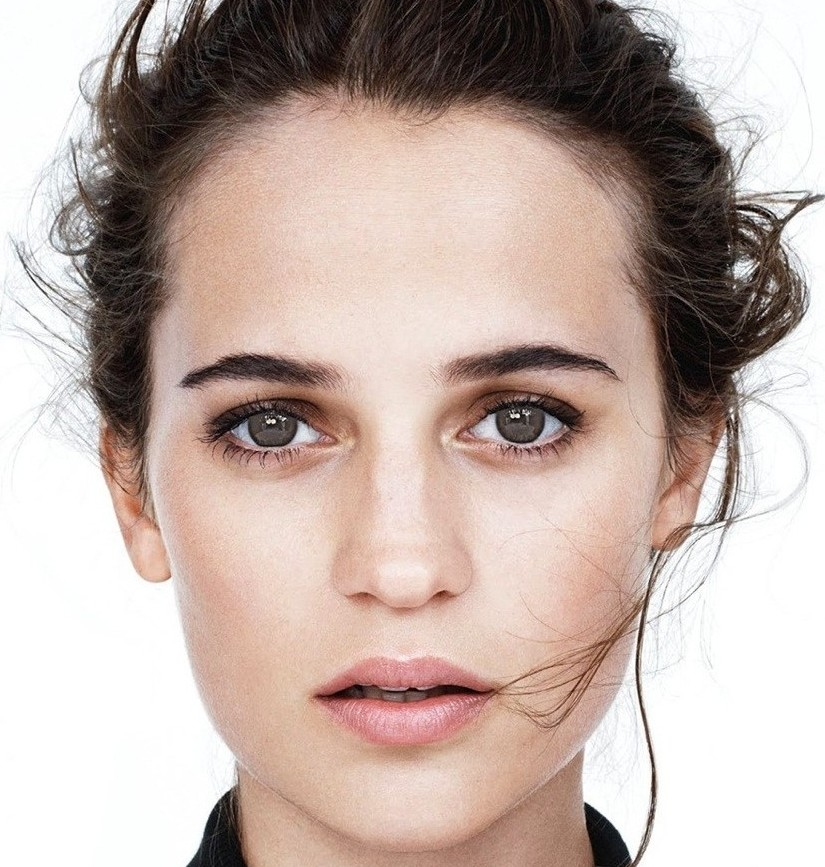
#> input picture D - ML/unsupervised/images/Alicia Vikander/1.jpg, 825 x 867 px
$ jupyter execute --allow-errors __clustering_exercise.ipynb   (shell and % lines are left out)
#> lines starting #> are read from the running program, lines starting #| are printed output that depends on the picture
### D - ML/unsupervised/exercise/unsupervised_utils.py
"""Reusable helpers for the unsupervised-learning exercise."""

from pathlib import Path
from time import perf_counter
from typing import Any

import cv2
import matplotlib.pyplot as plt
from matplotlib.figure import Figure
import numpy as np
from numpy.typing import NDArray
import pandas as pd
from sklearn.cluster import DBSCAN, KMeans
from sklearn.decomposition import PCA
from sklearn.metrics import accuracy_score, adjusted_rand_score
from sklearn.mixture import GaussianMixture


ClusteringCase = tuple[
    NDArray[np.float64],
    NDArray[np.int64],
    dict[str, Any],
]
ClusteringCases = dict[str, ClusteringCase]
ClusteringAssignments = dict[str, dict[str, NDArray[np.int64]]]


def read_gray_image(*, path: str | Path) -> NDArray[np.uint8]:
    """Read one image as an unsigned 8-bit grayscale matrix.

    Args:
        path: Image file path.

    Returns:
        Grayscale image indexed by height and width.

    Raises:
        ValueError: If OpenCV cannot read the image.
    """
    color_image = cv2.imread(filename=str(path), flags=cv2.IMREAD_COLOR)
    if color_image is None:
        raise ValueError(f"OpenCV could not read {path}")
    return cv2.cvtColor(src=color_image, code=cv2.COLOR_BGR2GRAY)


def create_clustering_failure_cases(*, random_seed: int) -> ClusteringCases:
    """Create one deterministic failure case for each clustering method.

    Args:
        random_seed: Seed used for data generation and model initialization.

    Returns:
        Named feature matrices, true labels, and estimators.
    """
    random_generator = np.random.default_rng(seed=random_seed)

    large_cluster = random_generator.normal(
        loc=(0.0, 0.0),
        scale=0.8,
        size=(1_200, 2),
    )
    small_cluster = random_generator.normal(
        loc=(3.5, 0.0),
        scale=0.12,
        size=(60, 2),
    )
    kmeans_features = np.vstack(tup=(large_cluster, small_cluster))
    kmeans_labels = np.hstack(
        tup=(
            np.zeros(shape=len(large_cluster), dtype=np.int64),
            np.ones(shape=len(small_cluster), dtype=np.int64),
        )
    )

    dense_cluster = random_generator.normal(
        loc=(-2.0, 0.0),
        scale=0.12,
        size=(500, 2),
    )
    diffuse_cluster = random_generator.normal(
        loc=(2.0, 0.0),
        scale=0.65,
        size=(500, 2),
    )
    dbscan_features = np.vstack(tup=(dense_cluster, diffuse_cluster))
    dbscan_labels = np.hstack(
        tup=(
            np.zeros(shape=len(dense_cluster), dtype=np.int64),
            np.ones(shape=len(diffuse_cluster), dtype=np.int64),
        )
    )

    gmm_centers = np.array(
        object=[[-4.0, -4.0], [-4.0, 4.0], [4.0, -4.0], [4.0, 4.0]],
        dtype=np.float64,
    )
    gmm_features = np.vstack(
        tup=tuple(
            random_generator.normal(
                loc=current_center,
                scale=0.35,
                size=(250, 2),
            )
            for current_center in gmm_centers
        )
    )
    gmm_labels = np.repeat(
        a=np.arange(start=0, stop=4, dtype=np.int64),
        repeats=250,
    )
    identical_precisions = np.repeat(
        a=np.eye(N=2)[None, :, :],
        repeats=4,
        axis=0,
    )

    return {
        "KMeans weakness: imbalanced clusters": (
            kmeans_features,
            kmeans_labels,
            {
                "KMeans": KMeans(
                    n_clusters=2,
                    n_init=10,
                    random_state=random_seed,
                ),
                "DBSCAN": DBSCAN(eps=0.60, min_samples=5, n_jobs=-1),
                "Gaussian mixture": GaussianMixture(
                    n_components=2,
                    n_init=10,
                    random_state=random_seed,
                ),
            },
        ),
        "DBSCAN weakness: unequal densities": (
            dbscan_features,
            dbscan_labels,
            {
                "KMeans": KMeans(
                    n_clusters=2,
                    n_init=10,
                    random_state=random_seed,
                ),
                "DBSCAN": DBSCAN(eps=0.12, min_samples=10, n_jobs=-1),
                "Gaussian mixture": GaussianMixture(
                    n_components=2,
                    n_init=10,
                    random_state=random_seed,
                ),
            },
        ),
        "GMM weakness: poor initialization": (
            gmm_features,
            gmm_labels,
            {
                "KMeans": KMeans(
                    n_clusters=4,
                    n_init=10,
                    random_state=random_seed,
                ),
                "DBSCAN": DBSCAN(eps=0.45, min_samples=10, n_jobs=-1),
                "Gaussian mixture": GaussianMixture(
                    n_components=4,
                    n_init=1,
                    means_init=np.zeros(shape=(4, 2)),
                    weights_init=np.full(shape=4, fill_value=0.25),
                    precisions_init=identical_precisions,
                    random_state=random_seed,
                ),
            },
        ),
    }


# [340 lines left out: functions evaluate_clustering_cases, validate_clustering_results, plot_clustering_assignments, reconstruct_with_pca, fit_class_pca_models, predict_by_reconstruction_error and 2 more, not called in this run]

### D - ML/unsupervised/exercise/__clustering_exercise.ipynb
# Unsupervised Learning - Exercise

```In this exercise you will experience with K-Means, and PCA, and will do some use of them for handling practical problems.```

~```Gilad Royz & Itai Haran```

# Part 1 - Clustering

```In this question you are asked to examine the 3 clustering algorithms: KMeans, DBscan and GaussianMixture.```

```You will have to generate manipulative datasets, and demonstrate the weaknesses of each method. That is, for each one of the clustering methods, generate a dataset such that one of the methods will fail, and the others will not.
Deal with the model's hyper parameters, and conclude for yourself how sensitive they are.```

```For each dataset draw your results using your favorite visualization tool.```

[cell 1]
import matplotlib.pyplot as plt
import numpy as np
from sklearn.cluster import KMeans, DBSCAN
from sklearn.mixture import GaussianMixture

### your code here

[cell 2]
from unsupervised_init import (
    LOGGER,
    OUTPUT_DIRECTORY,
    RANDOM_SEED,
)

np.random.seed(seed=RANDOM_SEED)
#> (the rest of this cell did not finish here and is left out)

[cell 3]
from unsupervised_utils import (
    create_clustering_failure_cases,
    evaluate_clustering_cases,
    plot_clustering_assignments,
    validate_clustering_results,
)

#> (the rest of this cell did not finish here and is left out)

**Observed weaknesses.** KMeans is pulled toward the large diffuse group and misses the small group. DBSCAN is highly sensitive to a single neighborhood radius when densities differ. GMM can collapse under a symmetric poor initialization; using multiple k-means++ starts recovers the four clusters (ARI = 1.000).

```Answer the following questions based on what you learned from the previous question:```
- ```Which method is easiest to use?```
- ```Which method is the fastest to use?```

**Answer.** KMeans is the easiest here when the number of roughly compact clusters is known. DBSCAN was fastest on these small 2D examples, but speed depends on sample size, dimension, indexing, and hyperparameters; the timing table is evidence for this run, not a universal ranking.

```We will now use K-Means to quantize image colors:```

```First load the given celebrity image from the image folder (can be found in:```
https://drive.google.com/file/d/1nUk_Q-ahhUrjmUl_sM9ovb84DybuaQCe/view?usp=sharing)

[cell 4]
import cv2

[cell 5]
import os

from unsupervised_init import IMAGE_DIRECTORY

os.chdir(IMAGE_DIRECTORY.parent)

[cell 6]
img = cv2.imread('images/Alicia Vikander/1.jpg')[:,:,::-1]
img_array = np.array(img)

[cell 7]
plt.figure(figsize=(6,6))
plt.imshow(img_array)

```Every pixel in the image is composed of three colors (Red, Green, Blue), and therefore, every pixel is a vector: (r,g,b).```
```Create a list of every color pixel in the image: (array.reshape will work)```

[cell 8]
color_pixels = img_array.reshape((-1, 3)).astype(dtype=np.float32)
LOGGER.info(msg=f"Color matrix shape: {color_pixels.shape}")
#| 2026-11-21 08:37:19,521 | INFO | unsupervised_exercise | Color matrix shape: (715275, 3)

```Train a K-Means model with k=10 on the list of colors:```

[cell 9]
from sklearn.cluster import KMeans

[cell 10]
color_kmeans = KMeans(
    n_clusters=10,
    n_init=3,
    max_iter=100,
    random_state=RANDOM_SEED,
)
color_cluster_labels = color_kmeans.fit_predict(X=color_pixels)
LOGGER.info(msg=f"Color-quantization inertia: {color_kmeans.inertia_:.0f}")

```Now replace every color vector with the vector of centroid bector of it's cluster.```
```rebuild the image and plot it. How is it compared to the original?```

[cell 11]
quantized_pixels = color_kmeans.cluster_centers_[color_cluster_labels]
quantized_image = np.clip(
    a=quantized_pixels.reshape(img_array.shape),
    a_min=0,
    a_max=255,
).astype(dtype=np.uint8)
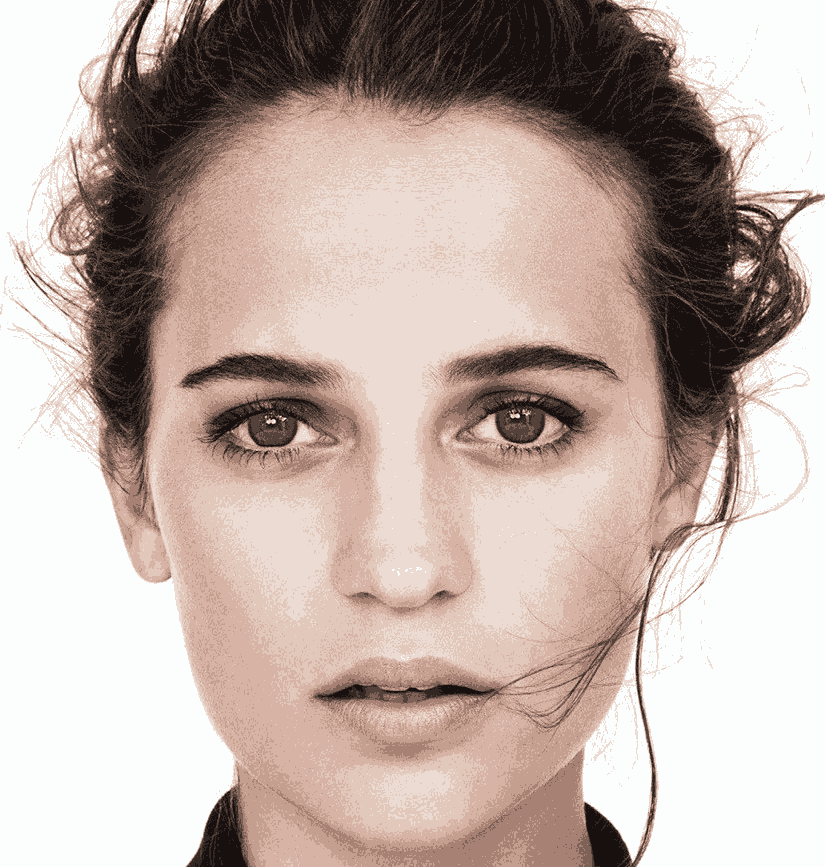
#> quantized_image: shape (867, 825, 3); mean R, G, B 191.9, 174.6, 167.3

figure, axes = plt.subplots(
    nrows=1,
    ncols=2,
    figsize=(12, 6),
    constrained_layout=True,
)
axes[0].imshow(X=img_array)
axes[0].set_title(label="Original")
axes[1].imshow(X=quantized_image)
axes[1].set_title(label="10-color quantization")
for current_axes in axes:
    current_axes.axis("off")
figure.savefig(
    fname=OUTPUT_DIRECTORY / "color_quantization.png",
    dpi=150,
    bbox_inches="tight",
)
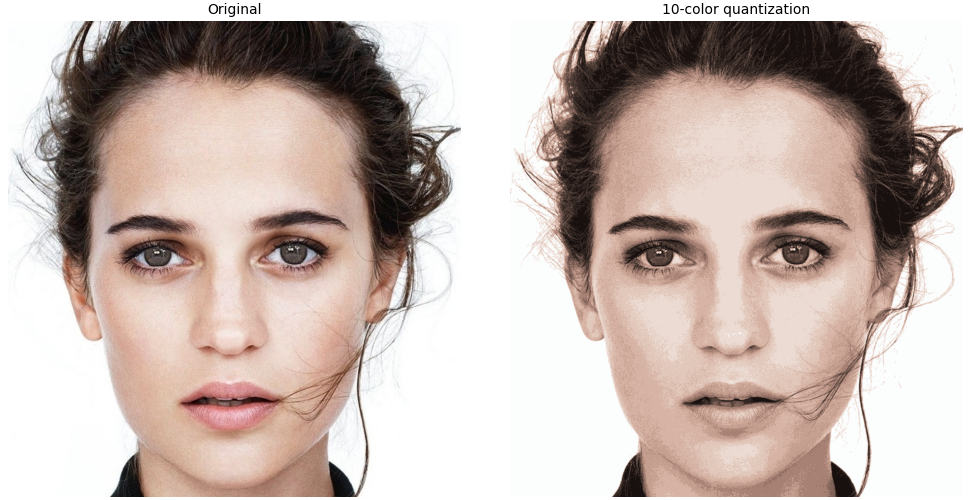
#> figure drawn by matplotlib, 2 panels
plt.show()

**Answer.** Ten centroids preserve the main colors and recognizable structure, but smooth gradients and fine color variation become visible bands.

```Train K-Means model with k=2,...,15, and plot the "within-cluster sum-of-squares criterion"```($R_k$)``` for all the k's.```

```(reduce the n_init if it takes too much time)```

(Explain on $R_k$ can be found in: https://scikit-learn.org/stable/modules/clustering.html#k-means)

```Can we conclude "how many clusters" are there, from the graph?```

[cell 12]
cluster_counts = np.arange(start=2, stop=16)
within_cluster_sums_of_squares = []

for current_cluster_count in cluster_counts:
    current_color_model = KMeans(
        n_clusters=current_cluster_count,
        n_init=1,
        max_iter=100,
        random_state=RANDOM_SEED,
    )
    current_color_model.fit(X=color_pixels)
    within_cluster_sums_of_squares.append(current_color_model.inertia_)
#> after the loop, within_cluster_sums_of_squares = [2.87e+09, 1.14e+09, 664390464, 428315200, 290010368, 230568704, 187136816, 161433552, 142869184, 129974320, 121512312, 109216304, 100736384, 93618216]

figure, axes = plt.subplots(figsize=(8, 5))
axes.plot(
    cluster_counts,
    within_cluster_sums_of_squares,
    marker="o",
)
axes.set(
    xlabel="Number of clusters (k)",
    ylabel="Within-cluster sum of squares",
    title="Color-quantization inertia",
    xticks=cluster_counts,
)
figure.savefig(
    fname=OUTPUT_DIRECTORY / "color_inertia_curve.png",
    dpi=150,
    bbox_inches="tight",
)
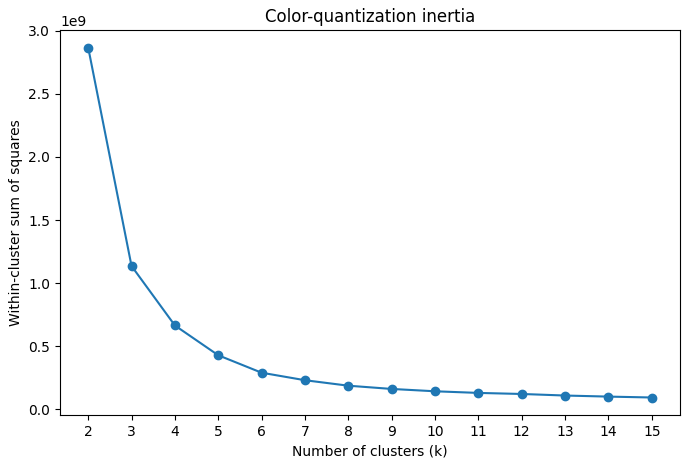
#> figure drawn by matplotlib, 1 panel; curve peaks at x = 2, y = 2.87e+09
plt.show()

**Answer.** Inertia must decrease as (k) grows. The curve can suggest a useful elbow, but an image has a continuous color distribution, so it does not define one objectively correct number of color clusters.

# part 2 - Dimensionality reduction

```The goal of this part is to experience with some basic features of PCA, and have a notion about the capabilities, and uses of this method.```

```We will look on facial images of 3 celebrities, and use PCA to extract facial patterns from images.```
```We then try to use those patterns to build a classifier that can distinguish the 3 celebrities.```

[cell 13]
celebs = ['Alicia Vikander', 'Amy Adams', 'Andy Serkis']
# images folder in: https://drive.google.com/file/d/1nUk_Q-ahhUrjmUl_sM9ovb84DybuaQCe/view?usp=sharing

```First we load the face images:```

[cell 14]
from unsupervised_utils import read_gray_image

[cell 15]
face_image_paths = []
face_imgs = []
labels = []

#> (the rest of this cell did not finish here and is left out)

#> in read_gray_image, color_image is the input picture: shape (867, 825, 3); mean B, G, R 167.7, 174.9, 192.4
#> in read_gray_image, `return cv2.cvtColor(src=color_image, code=cv2.COLOR_BGR2GRAY)`:
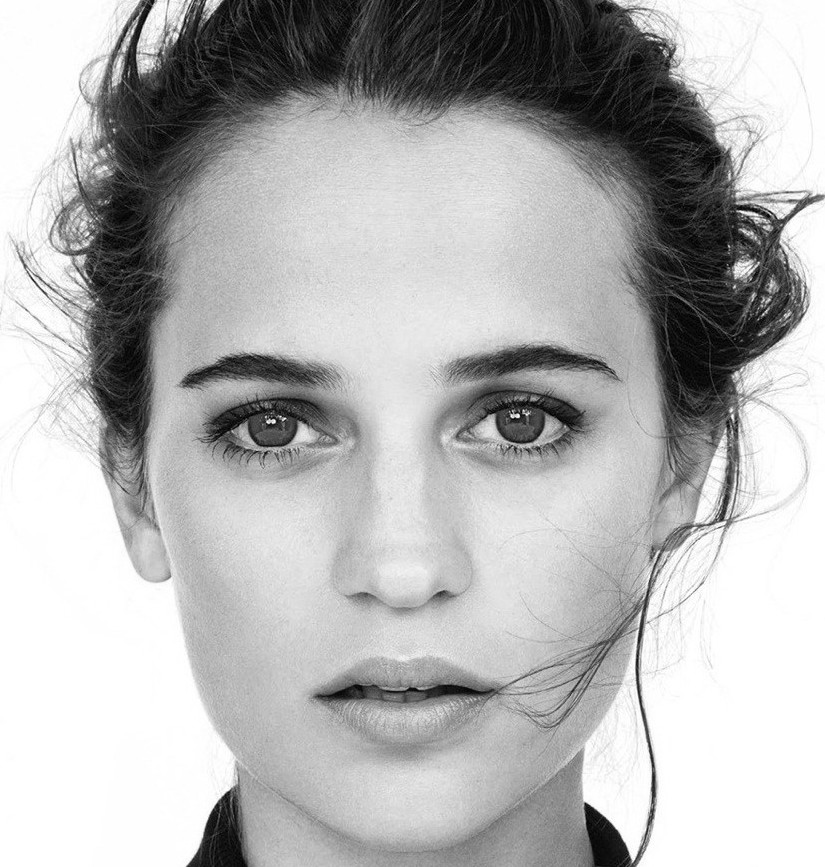
#> returned value: shape (867, 825); min 0, max 255, mean 179.3
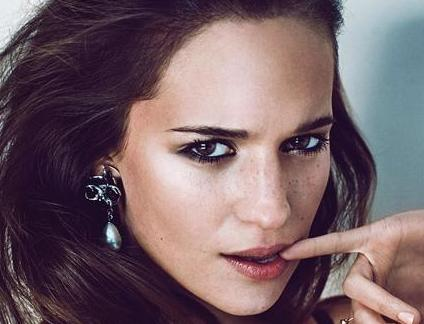
#> input picture D - ML/unsupervised/images/Alicia Vikander/100.jpg, 424 x 324 px
#> in read_gray_image, color_image is the input picture: shape (324, 424, 3); mean B, G, R 103, 97.2, 118.3
#> in read_gray_image (call 2), `return cv2.cvtColor(src=color_image, code=cv2.COLOR_BGR2GRAY)`:
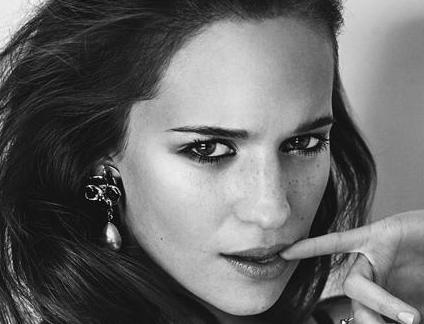
#> returned value: shape (324, 424); min 1, max 254, mean 104.1
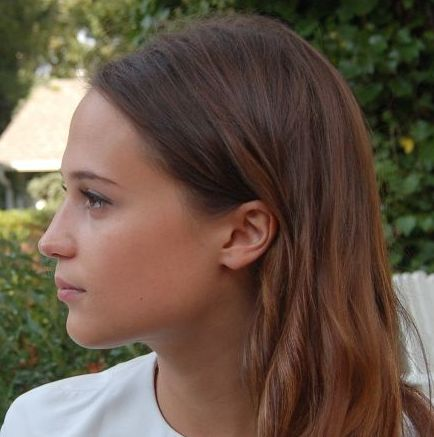
#> input picture D - ML/unsupervised/images/Alicia Vikander/101.jpg, 434 x 437 px
#> in read_gray_image, color_image is the input picture: shape (437, 434, 3); mean B, G, R 70.2, 85.1, 102.2
#> in read_gray_image (call 3), `return cv2.cvtColor(src=color_image, code=cv2.COLOR_BGR2GRAY)`:
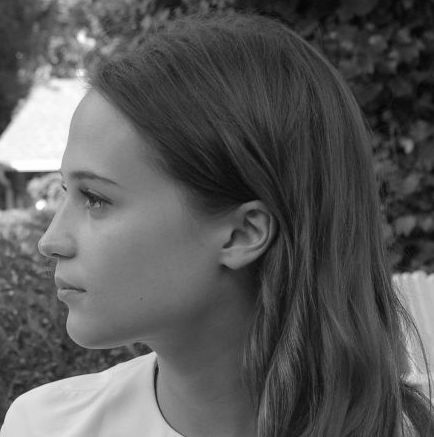
#> returned value: shape (437, 434); min 5, max 255, mean 88.5

LOGGER.info(
    msg=(
        f"Loaded {len(face_imgs)} images: "
        + ", ".join(
            f"{celebrity_name}={labels.count(celebrity_index)}"
            for celebrity_index, celebrity_name in enumerate(celebs)
        )
    )
)

```For later steps, we would like to resize all the images to have the same width x height. It is best to choose new shape that least distort the images.```

```Plot the shapes of all the images on the "width", "height" plane: (What does that remind you of?)```

[cell 16]
image_shapes = np.array(
    object=[(image.shape[1], image.shape[0]) for image in face_imgs],
    dtype=np.int32,
)
#> image_shapes = [[825, 867], [424, 324], [434, 437]]

figure, axes = plt.subplots(figsize=(8, 6))
for celebrity_index, celebrity_name in enumerate(celebs):
    celebrity_mask = np.array(object=labels) == celebrity_index
    axes.scatter(
        x=image_shapes[celebrity_mask, 0],
        y=image_shapes[celebrity_mask, 1],
        alpha=0.55,
        label=celebrity_name,
    )
axes.set(
    xlabel="Width (pixels)",
    ylabel="Height (pixels)",
    title="Original face-image shapes",
)
axes.legend()
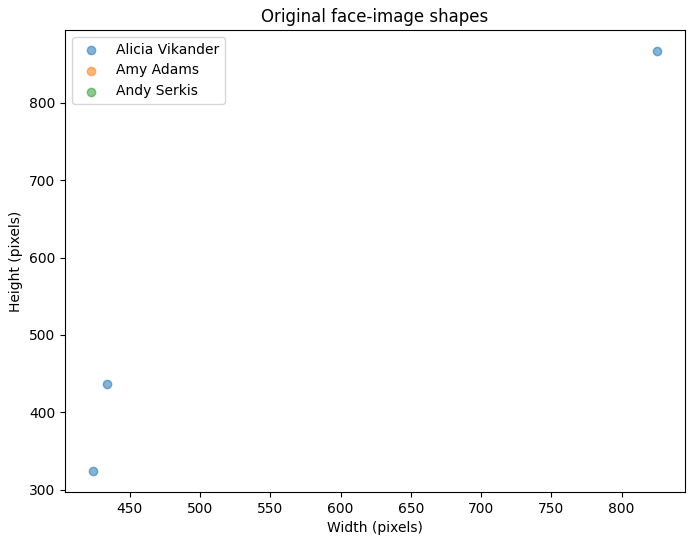
#> figure drawn by matplotlib, 1 panel

```Now on the same plot, draw the point of the "avarage shape". Is it looks like it represents the trend?```

```Resize all the face images to have the "avarage shape." ( cv2.resize will work)```

[cell 17]
average_width, average_height = (
    image_shapes.mean(axis=0).round().astype(dtype=np.int32)
)
#> average_width = 561; average_height = 543
axes.scatter(
    x=[average_width],
    y=[average_height],
    marker="X",
    s=180,
    color="black",
    label="Rounded average shape",
)
axes.legend()
figure.savefig(
    fname=OUTPUT_DIRECTORY / "image_shapes.png",
    dpi=150,
    bbox_inches="tight",
)
plt.show()

resized_face_imgs = [
    cv2.resize(
        src=image,
        dsize=(average_width, average_height),
        interpolation=cv2.INTER_AREA,
    )
    for image in face_imgs
]
#> resized_face_imgs = 3 items
LOGGER.info(
    msg=f"All images resized to width={average_width}, height={average_height}"
)
#| 2026-11-21 08:37:35,899 | INFO | unsupervised_exercise | All images resized to width=561, height=543
